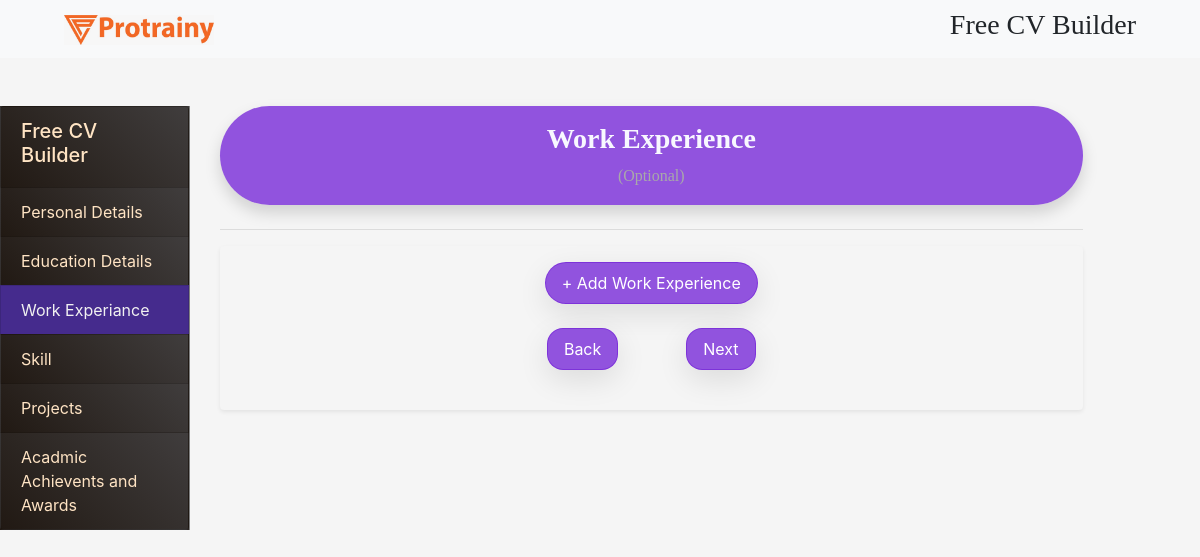
The page /work on the database as committed earlier.
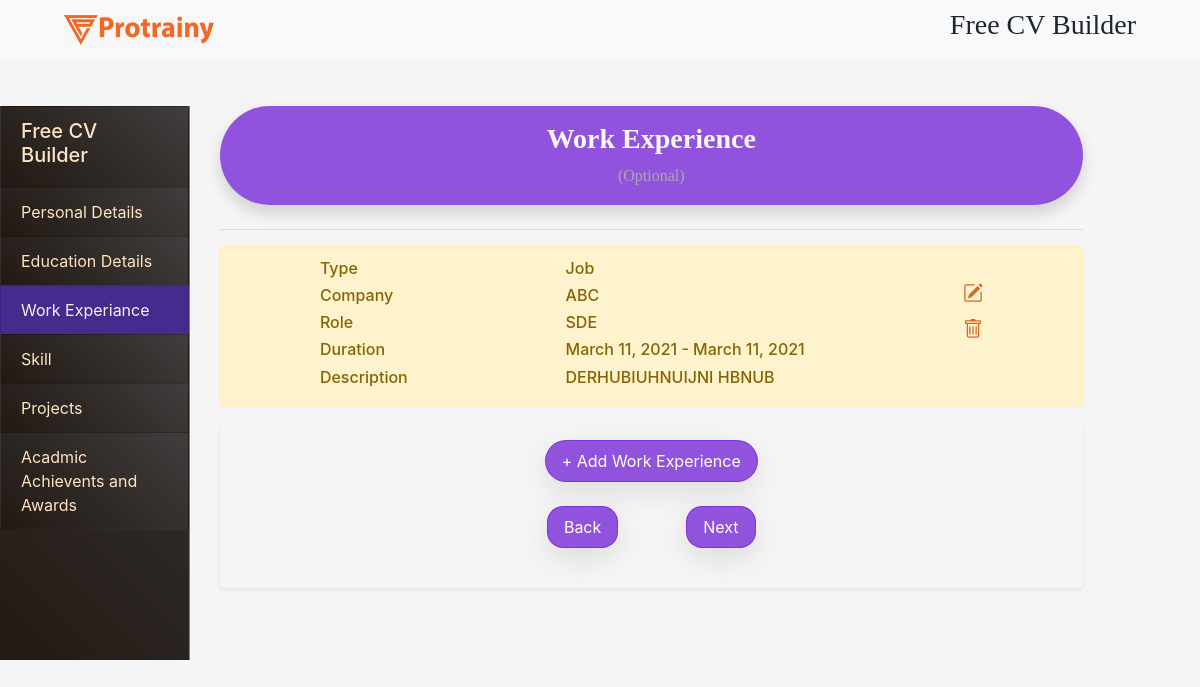
The same page on the database as committed later.
### resume_maker/models.py (models this page shows, shortened)
class Experience(models.Model):
    types = [
        ('Job','Job'),
        ('Internship','Internship')
    ]
    person = models.ForeignKey(Person,on_delete=models.CASCADE)
    type = models.CharField(choices = types,max_length = 35)
    company = models.CharField(max_length=150)
    role = models.CharField(max_length = 270)
    join_dt = models.DateField()
    left_dt = models.DateField(null = True,blank = True)
    current = models.BooleanField(default = False)
    details = models.TextField()

### resume_maker/views.py (the view)
# urls.py: path('work', views.wor, name='work'),
def wor(request,id=None):
    person = Person.objects.last()
    show = True
    exp = Experience.objects.filter(person = person)
    if request.method == "POST":
        next=True
        form = ExperienceForm(request.POST)
        if form.is_valid():
            cd = form.cleaned_data
            type = cd.get('type')
            company = cd.get('company')
            role = cd.get('role')
            join_dt = cd.get('join_dt')
            left_dt = cd.get('left_dt')
            details = cd.get('details')
            data = Experience(type = type,company = company,role = role, join_dt = join_dt, left_dt = left_dt, details = details, person = person)
            temp = Experience.objects.filter(type = type,company = company,role = role, join_dt = join_dt, left_dt = left_dt, details = details, person = person)
            if temp.exists():
                temp.update(type = type,company = company,role = role, join_dt = join_dt, left_dt = left_dt, details = details, person = person)
            else:
                data.save()
            show = True
            form = ExperienceForm()
            return render(request,"work.html",{'next':next,"exp":form,"data":exp,"show":show})
    else:
        form = ExperienceForm()
        next=False
    return render(request,"work.html",{'next':next,"exp" : form,"show":show,"data":exp})

### templates/work.html (shortened to what the changed rows need)
{% extends "getinput.html" %}
{% load crispy_forms_tags %}
{% block content %}
    <main class="row">
        <section class="col-md-9 my-4 col-sm-12">
            <div class="container">
                {% with count=1 %}
                    {% for i in data %}
                        <div id="del{{ forloop.counter }}">
                            <div class="alert alert-warning" role="alert">
                                <div class="d-flex justify-content-around flex-wrap ">
                                    <div class="d-flex flex-column justify-content-between flex-wrap ">
                                        <h6 class="text-capitalize">Type</h6>
                                        <h6 class="text-capitalize">Company</h6>
                                        <h6 class="text-capitalize">Role</h6>
                                        <h6 class="text-capitalize">Duration</h6>
                                        <h6 class="text-capitalize">Description</h6>
                                    </div>
                                    <div class="d-flex flex-column justify-content-between flex-wrap ">
                                        <h6 class="text-capitalize">{{ i.type }}</h6>
                                        <h6 class="text-capitalize">{{ i.company }}</h6>
                                        <h6 class="text-capitalize">{{ i.role }}</h6>
                                        {% if i.left_dt != None %}
                                            <h6 class="text-capitalize">{{ i.join_dt }} - {{ i.left_dt }}</h6>
                                        {% endif %}
                                        {% if i.details != None and i.details != '' %}
                                            <h6 class="text-capitalize adjusttext text-justify">{{ i.details }}</h6>
                                        {% endif %}
                                    </div>
                                    <div class="d-flex flex-column flex-wrap my-4" style="max-width: 200px">
                                        <svg data-toggle="modal" data-target="#exampleModalCenter{{ forloop.counter }}"
                                             xmlns="http://www.w3.org/2000/svg" width="20" height="20"
                                             fill="currentColor"
                                             class="bi bi-pencil-square " viewBox="0 0 16 16">
                                            <path d="M15.502 1.94a.5.5 0 0 1 0 .706L14.459 3.69l-2-2L13.502.646a.5.5 0 0 1 .707 0l1.293 1.293zm-1.75 2.456l-2-2L4.939 9.21a.5.5 0 0 0-.121.196l-.805 2.414a.25.25 0 0 0 .316.316l2.414-.805a.5.5 0 0 0 .196-.12l6.813-6.814z"/>
                                            <path fill-rule="evenodd"
                                                  d="M1 13.5A1.5 1.5 0 0 0 2.5 15h11a1.5 1.5 0 0 0 1.5-1.5v-6a.5.5 0 0 0-1 0v6a.5.5 0 0 1-.5.5h-11a.5.5 0 0 1-.5-.5v-11a.5.5 0 0 1 .5-.5H9a.5.5 0 0 0 0-1H2.5A1.5 1.5 0 0 0 1 2.5v11z"/>
                                        </svg>
                                        <a href="/work/{{ i.id }}">
                                        </a>
                                    </div>
                                </div>
                            </div>
                        </div>
                    {% endfor %}
                {% endwith %}
            </div>
        </section>
    </main>
{% endblock %}

Rows that differ between the two databases and show on the page:
added Experience: type "Job", company "ABC", role "SDE", join_dt "March 11, 2021", left_dt "March 11, 2021", details "DERHUBIUHNUIJNI HBNUB"
